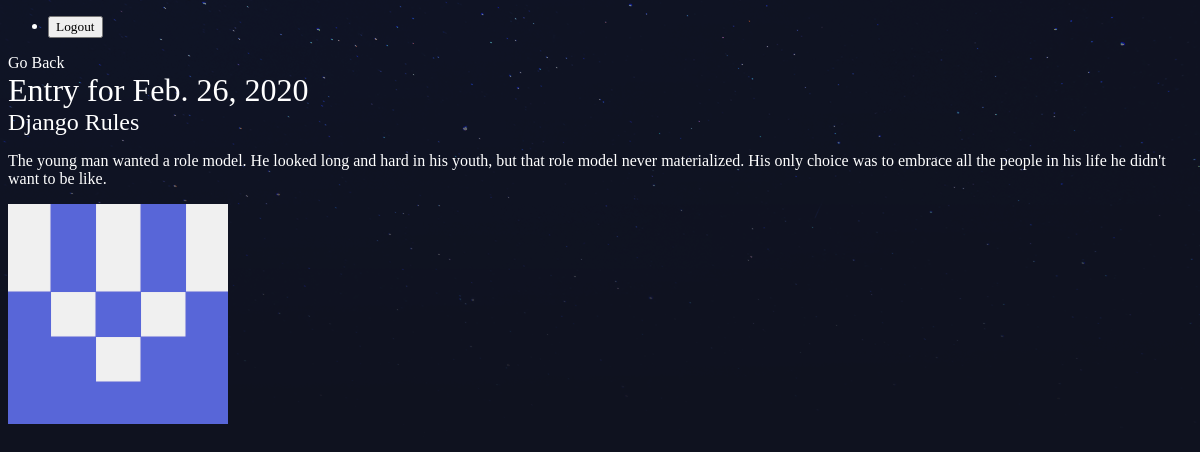
Page /dailyjournal/django3-rules on the committed database.
### dailyjournal/models.py (models this page shows, shortened)
class Entry(models.Model):
    title = models.CharField(max_length=100)
    slug = models.SlugField()
    body = models.TextField(max_length=300)
    date = models.DateField(auto_now_add=True)
    thumb = models.ImageField(default='default.png',blank=True)

### dailyjournal/views.py (the view)
# urls.py: path('<slug:slug>', views.entry_detail, name='detail'),
def entry_detail(request,slug):
    entry = Entry.objects.get(slug=slug)
    return render(request, 'dailyjournal/entry.html', {'entry' : entry})

### dailyjournal/templates/dailyjournal/entry.html
{% extends 'base.html' %}
{% block content %}
    <h4><a href="/dailyjournal/">Go Back</a></h4>
    <h1>Entry for {{ entry.date }} </h1>
    <div class="entry">
        <h2>{{ entry.title }}</a></h2>
        <p> {{ entry.body }}</p>
        <p><img src="{{ entry.thumb.url }}"></p>
    </div>
{% endblock %}

### static/styles.css (style rules this page uses)
body { background-color: #0f121f; background-image: url(/static/stars.png); background-repeat: no-repeat; background-size: cover; color: #fff; }
body * { font-family: Ubuntu; }
h1, h2, h3, h4, h5 { font-weight: normal; margin: 0; }
a, a:hover, a:visited { color: #fff; text-decoration: none; }

### rows in the picture
Entry: date "Feb. 26, 2020", title "Django Rules", body "The young man wanted a role model. He looked long and hard in his youth, but that role model never materialized. His only choice was to embrace all the people in his life he didn't want to be like.", thumb (placeholder picture)
